Frame 1 (no input): blank canvas, image omitted
Frame 60 (the mouse pressed at the canvas centre just before this capture): blank canvas, image omitted
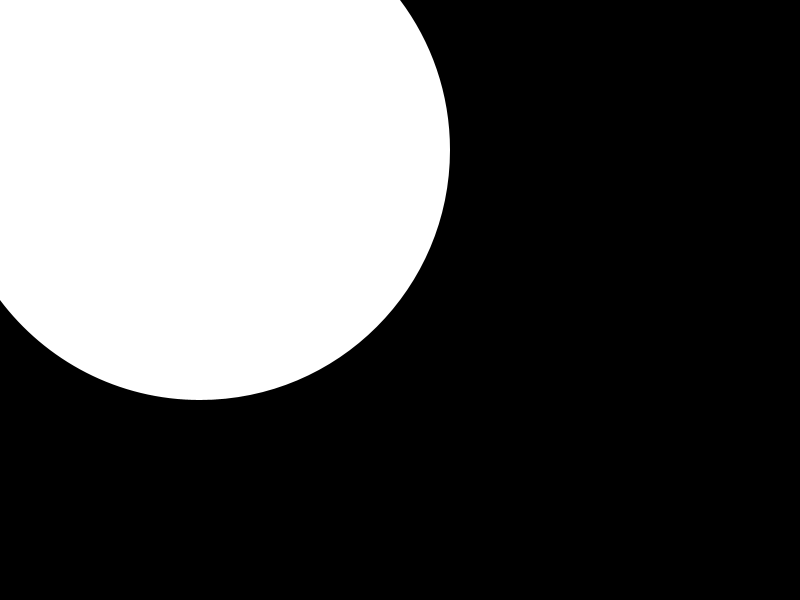
Frame 120 (the mouse held since frame 60 and released just before this capture)

The Processing sketch whose frames 1 and 60 were blank and that drew this single picture after the mouse press (run headless with seeded random() and noise(); from frame 60 on, the mouse is pressed at the canvas centre):

// Processing sketch: sketch_3_moreMousePositions
// ── sketch_3_moreMousePositions.pde
void setup() {
  size(800, 600);
  noStroke();
  background(0);
}

void draw() {
  fill(dist(pmouseX, pmouseY, mouseX, mouseY) * 10); // dist(x0, y0, x1, y1) returns distance between (x0, y0) and (x1, y1) in pixels
  ellipse((pmouseX + mouseX) / 2, (pmouseY + mouseY) / 2, dist(pmouseX, pmouseY, mouseX, mouseY), dist(pmouseX, pmouseY, mouseX, mouseY));
}
